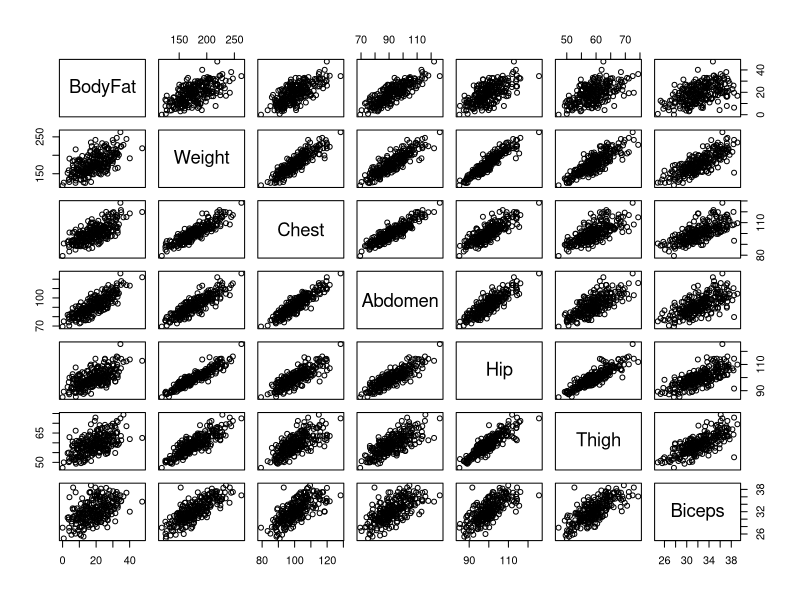
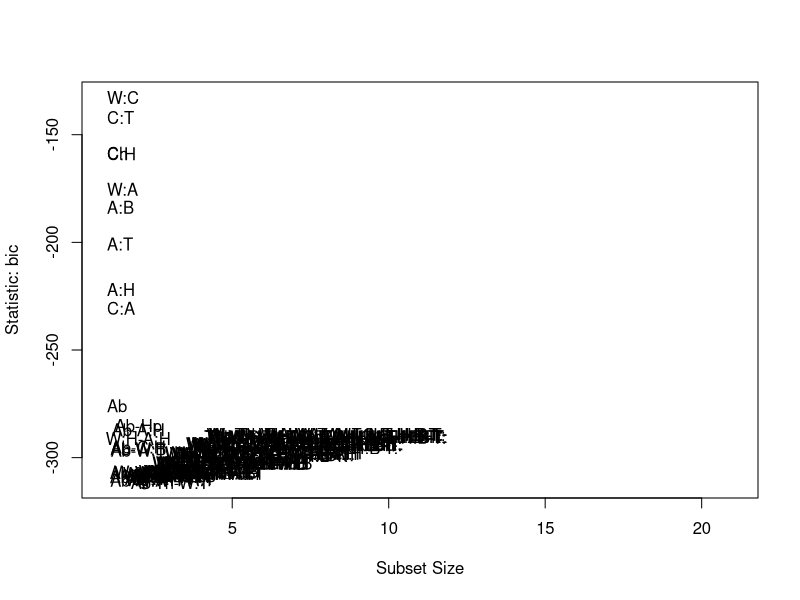

The R source for these figures, in order: (Note: this script raises an error after producing the figures.)
#-----------------------------------#
#--- All Subset Regression in R ---#
#-----------------------------------#


# When importing data, it is best to use .csv format
bodyfat <- read.csv('bodyfat-reduced.csv')

plot(bodyfat)

# OLS using the lm function for the full model
model2 = lm(BodyFat~Abdomen+Thigh, data = bodyfat)
summary(model2)

# OLS using the lm function for the subset model
model1 = lm(BodyFat~Abdomen, data = bodyfat)
summary(model1)

# Perform a partial F-test using the anova 
# Null hypothesis:  the extra parameters in the full model have coefficients=0
anova(model1, model2)

# Perform a likelihood ratio test
# Null hypothesis:  the extra parameters in the full model have coefficients=0
library(lmtest)
lrtest(model1,model2)

# Regression subset selection including exhaustive search, use the "leaps" package
# install.packages("leaps")
library(leaps)

# nbest	= number of best subsets of each size to keep in the results (default=1)
# Period notation regresses BodyFat against all the other variables in data set
leaps<-regsubsets(BodyFat~., data=bodyfat, nbest = 5, method = "exhaustive")

# this period notation regresses BodyFat against all the other variables in the data set plus all interactions
leaps<-regsubsets(BodyFat~.^2, data=bodyfat, nbest = 10, method = "exhaustive")
# view results 
summary(leaps)

# plot statistic by subset size (rsq, cp, adjr2, bic, rss)
library(car)
subsets(leaps, statistic="bic")






# stepwizesearch for best regression model
library(MASS)
fit <- lm(BodyFat~., data=bodyfat)
step <- stepAIC(fit, direction="both")
step$anova # display results
